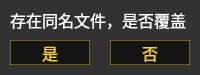
<?xml version="1.0" encoding="UTF-8"?>
<ui version="4.0">
 <class>Form</class>
 <widget class="QWidget" name="Form">
  <property name="geometry">
   <rect>
    <x>0</x>
    <y>0</y>
    <width>200</width>
    <height>75</height>
   </rect>
  </property>
  <property name="windowTitle">
   <string>Form</string>
  </property>
  <widget class="QLabel" name="label">
   <property name="geometry">
    <rect>
     <x>0</x>
     <y>0</y>
     <width>200</width>
     <height>75</height>
    </rect>
   </property>
   <property name="styleSheet">
    <string notr="true">background-color: rgb(50, 50, 50);</string>
   </property>
   <property name="text">
    <string/>
   </property>
  </widget>
  <widget class="QLabel" name="labelText">
   <property name="geometry">
    <rect>
     <x>10</x>
     <y>10</y>
     <width>180</width>
     <height>20</height>
    </rect>
   </property>
   <property name="font">
    <font>
     <pointsize>12</pointsize>
    </font>
   </property>
   <property name="styleSheet">
    <string notr="true">color: rgb(255, 255, 255);</string>
   </property>
   <property name="text">
    <string>存在同名文件，是否覆盖</string>
   </property>
  </widget>
  <widget class="QPushButton" name="btnYes">
   <property name="geometry">
    <rect>
     <x>10</x>
     <y>40</y>
     <width>80</width>
     <height>25</height>
    </rect>
   </property>
   <property name="font">
    <font>
     <pointsize>12</pointsize>
    </font>
   </property>
   <property name="styleSheet">
    <string notr="true">color: rgb(255, 215, 0);
border: 1px solid;
border-color: rgba(255, 215, 0, 100);
background-color: rgb(20, 20, 20);</string>
   </property>
   <property name="text">
    <string>是</string>
   </property>
  </widget>
  <widget class="QPushButton" name="btnNo">
   <property name="geometry">
    <rect>
     <x>110</x>
     <y>40</y>
     <width>80</width>
     <height>25</height>
    </rect>
   </property>
   <property name="font">
    <font>
     <pointsize>12</pointsize>
    </font>
   </property>
   <property name="styleSheet">
    <string notr="true">color: rgb(255, 215, 0);
border: 1px solid;
border-color: rgba(255, 215, 0, 100);
background-color: rgb(20, 20, 20);</string>
   </property>
   <property name="text">
    <string>否</string>
   </property>
  </widget>
 </widget>
 <resources/>
 <connections/>
</ui>
